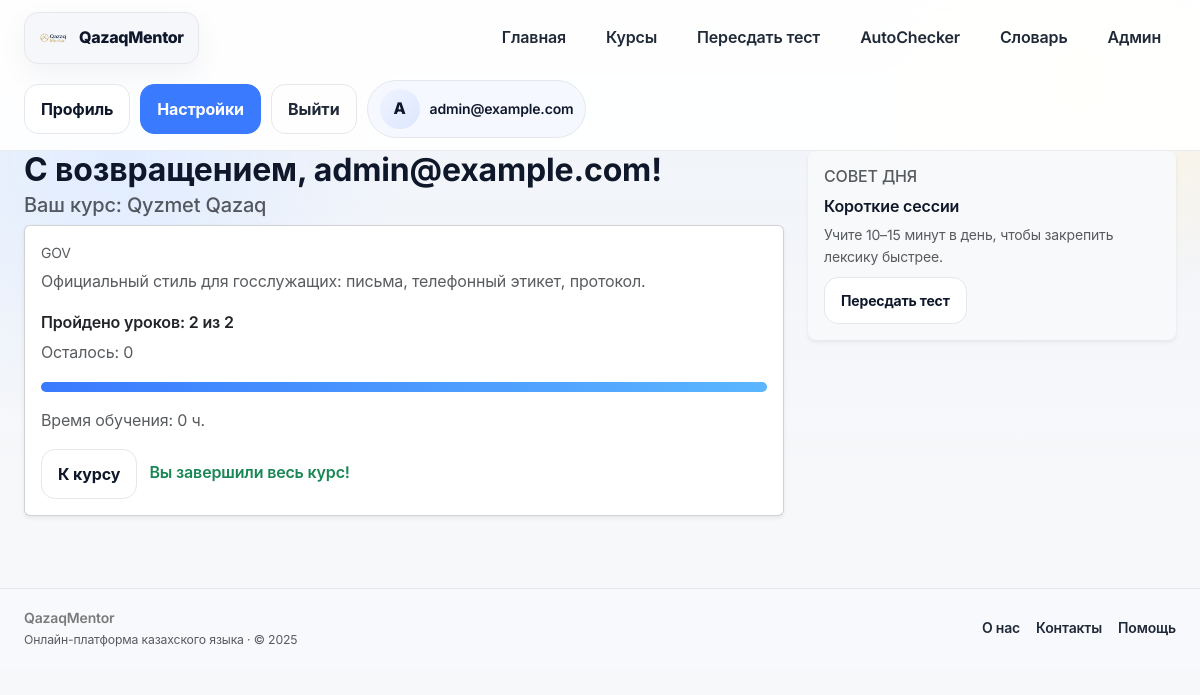
Screenshot of /progress (signed in) with the database file from the repository.
### app/models/__init__.py (models this page shows, shortened)
class User(Base):
    __tablename__ = "users"
    __allow_unmapped__ = True
    id = Column(Integer, primary_key=True, index=True)
    email = Column(String, unique=True, index=True, nullable=False)
    hashed_password = Column(String, nullable=False)
    age = Column(Integer, nullable=False)
    target = Column(String, nullable=False)  # school / general / business
    daily_minutes = Column(Integer, nullable=False, default=10)
    level = Column(String, nullable=True)
    role = Column(String, nullable=False, default="user")
    created_at = Column(DateTime, server_default=func.now(), nullable=False)
    placements: List["PlacementTestResult"] = relationship(
        "PlacementTestResult", back_populates="user", cascade="all, delete-orphan"
    )
    progresses: List["UserProgress"] = relationship(
        "UserProgress", back_populates="user", cascade="all, delete-orphan"
    )

class Course(Base):
    __tablename__ = "courses"
    __allow_unmapped__ = True
    id = Column(Integer, primary_key=True, index=True)
    slug = Column(String, unique=True, nullable=False)
    name = Column(String, nullable=False)
    description = Column(Text, nullable=False)
    audience = Column(String, nullable=False)  # kids / adult / gov
    modules: List["Module"] = relationship(
        "Module", back_populates="course", cascade="all, delete-orphan", order_by="Module.order"
    )

### app/routers/users.py (the view)
@router.get("/progress")
async def progress_page(request: Request, user: models.User = Depends(get_current_user), db: Session = Depends(get_db)):
    selected_slug = request.session.get("course_slug")
    progress = get_progress_for_user(db, user.id, selected_slug)
    course = db.get(models.Course, progress.get("course_id")) if progress.get("course_id") else None
    return render_template(
        request,
        "dashboard.html",
        {
            "user": user,
            "course": course,
            "progress": progress.get("percent", 0),
            "completed": progress.get("completed_lessons", 0),
            "total": progress.get("total_lessons", 0),
            "remaining": max(0, progress.get("total_lessons", 0) - progress.get("completed_lessons", 0)),
            "hours": 0,
            "next_lesson": None,
        },
    )

### app/templates/dashboard.html
{% extends "base.html" %}
{% block content %}
<div class="row gy-4">
    <div class="col-lg-8">
        <h2 class="fw-bold mb-1">С возвращением, {{ user.email }}!</h2>
        {% if course %}
        <h5 class="text-muted">Ваш курс: {{ course.name }}</h5>
        <div class="card shadow-sm mb-4">
            <div class="card-body">
                <p class="text-uppercase text-muted small mb-1">{{ course.audience }}</p>
                <p class="text-muted">{{ course.description }}</p>
                <p class="mb-1 fw-semibold">Пройдено уроков: {{ completed }} из {{ total }}</p>
                <p class="mb-3 text-muted">Осталось: {{ remaining }}</p>
                <div class="progress mb-3" style="height: 10px;">
                    <div class="progress-bar" role="progressbar" style="width: {{ progress }}%;"></div>
                </div>
                <p class="text-muted mb-3">Время обучения: {{ hours }} ч.</p>
                <a href="/course/{{ course.slug }}" class="btn btn-outline-primary me-2">К курсу</a>
                {% if next_lesson %}
                <a href="/lesson/{{ next_lesson.id }}" class="btn btn-primary">Продолжить → {{ next_lesson.title }}</a>
                {% else %}
                <span class="text-success fw-semibold">Вы завершили весь курс!</span>
                {% endif %}
            </div>
        </div>
        {% else %}
        <div class="alert alert-light border">Нет выбранного курса. Пройдите <a href="/placement-test">тест уровня</a>.</div>
        {% endif %}
    </div>
    <div class="col-lg-4">
        <div class="p-3 bg-light rounded-3 shadow-sm">
            <h6 class="text-uppercase text-muted">Совет дня</h6>
            <p class="mb-1 fw-semibold">Короткие сессии</p>
            <p class="text-muted small mb-2">Учите 10–15 минут в день, чтобы закрепить лексику быстрее.</p>
            <a href="/placement-test" class="btn btn-sm btn-outline-secondary">Пересдать тест</a>
        </div>
    </div>
</div>
{% endblock %}

### app/templates/base.html (shortened to what this page needs)
<!DOCTYPE html>
<html lang="kk">
<head>
    <link href="https://cdn.jsdelivr.net/npm/bootstrap@5.3.3/dist/css/bootstrap.min.css" rel="stylesheet">
    <link rel="stylesheet" href="{{ url_for('static', path='css/main.css') }}?v=qm2">
</head>
<body>
{% set current_user = request.state.user or (user if user is defined else None) %}
{% set current_path = request.url.path if request and request.url else '' %}
<header class="app-nav">
    <div class="page-shell nav-inner">
        <a href="/" class="brand-mark">
            <img src="{{ url_for('static', path='img/logo.png') }}" alt="QazaqMentor">
            <span>QazaqMentor</span>
        </a>
        <nav class="nav-links">
            <a class="nav-link {% if current_path == '/' %}active{% endif %}" href="/">Главная</a>
            <a class="nav-link {% if '/courses' in current_path %}active{% endif %}" href="/courses">Курсы</a>
            <a class="nav-link {% if '/placement' in current_path %}active{% endif %}" href="/placement-test">
                {% if current_user %}Пересдать тест{% else %}Тест уровня{% endif %}
            </a>
            <a class="nav-link {% if '/autochecker' in current_path %}active{% endif %}" href="/autochecker">AutoChecker</a>
            <a class="nav-link {% if '/vocabulary' in current_path or '/dictionary' in current_path %}active{% endif %}" href="/vocabulary">Словарь</a>
            {% if current_user and current_user.is_admin %}
            <a class="nav-link" href="/admin">Админ</a>
            {% endif %}
        </nav>
        <div class="nav-actions">
            {% if current_user %}
                <a class="btn btn-outline-dark" href="/profile">Профиль</a>
                <a class="btn btn-primary" href="/settings">Настройки</a>
                <form action="/logout" method="post" class="m-0">
                    <button type="submit" class="btn btn-ghost">Выйти</button>
                </form>
                <div class="profile-chip">
                    <div class="avatar">{{ current_user.email[0]|upper }}</div>
                    <div class="fw-semibold small">{{ current_user.full_name or current_user.email }}</div>
                </div>
            {% else %}
                <a class="btn btn-outline-dark" href="/login">Войти</a>
                <a class="btn btn-primary" href="/signup">Регистрация</a>
            {% endif %}
        </div>
    </div>
</header>
<main class="page-body">
    <div class="page-shell">
        {% block content %}{% endblock %}
    </div>
</main>
<footer class="footer-bar mt-5">
    <div class="page-shell d-flex align-items-center justify-content-between flex-wrap gap-3">
        <div>
            <div class="fw-semibold">QazaqMentor</div>
            <div class="small text-muted">Онлайн-платформа казахского языка · © 2025</div>
        </div>
        <div class="d-flex align-items-center gap-3">
            <a href="#">О нас</a>
            <a href="#">Контакты</a>
            <a href="#">Помощь</a>
        </div>
    </div>
</footer>
</body>
</html>

### app/static/css/main.css (style rules this page uses)
:root { --bg: #f7f8fa; --surface: #ffffff; --surface-2: #f0f4ff; --ink: #0f172a; --ink-soft: #1f2937; --muted: #7a7a7a; --border: #e5e7eb; --accent: #3a7afe; --accent-2: #f9d65c; --accent-green: #16b574; --accent-red: #ef4444; --accent-amber: #f59e0b; --radius-lg: 18px; --radius-md: 14px; --radius-sm: 10px; --shadow-soft: 0 24px 80px rgba(17, 24, 39, 0.08); --shadow-sm: 0 10px 30px rgba(15, 23, 42, 0.05); --shadow-press: 0 8px 18px rgba(58, 122, 254, 0.28); --gradient-hero: linear-gradient(135deg, #e9f0ff 0%, #fff 58%, #f9d65c22 100%); --gradient-card: linear-gradient(145deg, #f9fbff 0%, #eef2ff 100%); }
* { box-sizing: border-box; }
body { background: var(--bg); color: var(--ink); font-family: "Inter", "Manrope", "SF Pro Display", -apple-system, system-ui, sans-serif; line-height: 1.6; letter-spacing: -0.01em; min-height: 100vh; }
a { color: inherit; text-decoration: none; }
img { max-width: 100%; display: block; }
.container, .page-shell { max-width: 1220px; margin: 0 auto; padding: 0 24px; }
main, header, footer { position: relative; z-index: 1; }
.app-nav { position: sticky; top: 0; z-index: 100; background: rgba(255, 255, 255, 0.92); backdrop-filter: blur(18px); border-bottom: 1px solid rgba(229, 231, 235, 0.8); padding: 12px 0; }
.nav-inner { display: flex; align-items: center; justify-content: space-between; gap: 16px; flex-wrap: wrap; }
.brand-mark { display: inline-flex; align-items: center; gap: 10px; padding: 10px 14px; border-radius: var(--radius-md); background: #f5f7fb; border: 1px solid var(--border); box-shadow: var(--shadow-sm); font-weight: 800; letter-spacing: -0.02em; color: var(--ink); }
.brand-mark img { height: 30px; width: 30px; object-fit: contain; }
.nav-links { display: flex; align-items: center; gap: 10px; flex-wrap: wrap; }
.nav-link { padding: 10px 14px; border-radius: 12px; font-weight: 600; color: var(--ink-soft); border: 1px solid transparent; transition: all 0.18s ease; }
.nav-actions { display: flex; align-items: center; gap: 10px; }
.nav-chip, .btn-ghost, .brand-chip { padding: 10px 14px; border-radius: 12px; border: 1px solid var(--border); background: #f4f6fb; font-weight: 600; color: var(--ink-soft); transition: all 0.16s ease; }
.avatar, .profile-pill { width: 40px; height: 40px; border-radius: 50%; background: linear-gradient(135deg, #f0f4ff, #dce6ff); display: inline-flex; align-items: center; justify-content: center; font-weight: 800; color: var(--ink); }
.profile-chip { display: inline-flex; align-items: center; gap: 10px; padding: 8px 12px; border-radius: 999px; background: #f6f8ff; border: 1px solid var(--border); }
.btn, .cta-primary, .cta-secondary, .auth-btn, .gray-btn, .placement-btn, .vocab-arrow, .vocab-arrow:focus-visible { border-radius: 14px; font-weight: 700; border: 1px solid transparent; transition: all 0.18s ease; box-shadow: none; }
.btn, .auth-btn, .gray-btn, .placement-btn { padding: 12px 16px; }
.btn-primary, .btn-outline-dark:active, .btn-outline-primary { background: var(--accent); color: #fff; border-color: var(--accent); }
.btn-outline-dark, .btn-outline-secondary, .btn-outline-primary, .btn-light, .btn-outline-light, .btn-outline-dark:focus { background: #fff; color: var(--ink); border: 1px solid var(--border); }
.btn-ghost { background: transparent; color: var(--ink-soft); border-color: var(--border); }
.progress, .progress-slim, .score-bar { background: #eef1f6; border-radius: 999px; height: 12px; overflow: hidden; }
.progress-bar, .score-bar-fill { background: linear-gradient(90deg, #3a7afe, #5bb6ff); }
.footer-bar { background: #f7f9fd; border-top: 1px solid #e5e7eb; padding: 18px 0; font-size: 14px; color: var(--muted); }
.footer-bar a { color: var(--ink-soft); font-weight: 600; }

### rows the page displays
User: email "A", email "admin@example.com"
Course: name "Qyzmet Qazaq", audience "GOV", description "Официальный стиль для госслужащих: письма, телефонный этикет, протокол."

### other values shown
{{ completed }} "2"
{{ total }} "2"
{{ remaining }} "0"
{{ hours }} "0"
